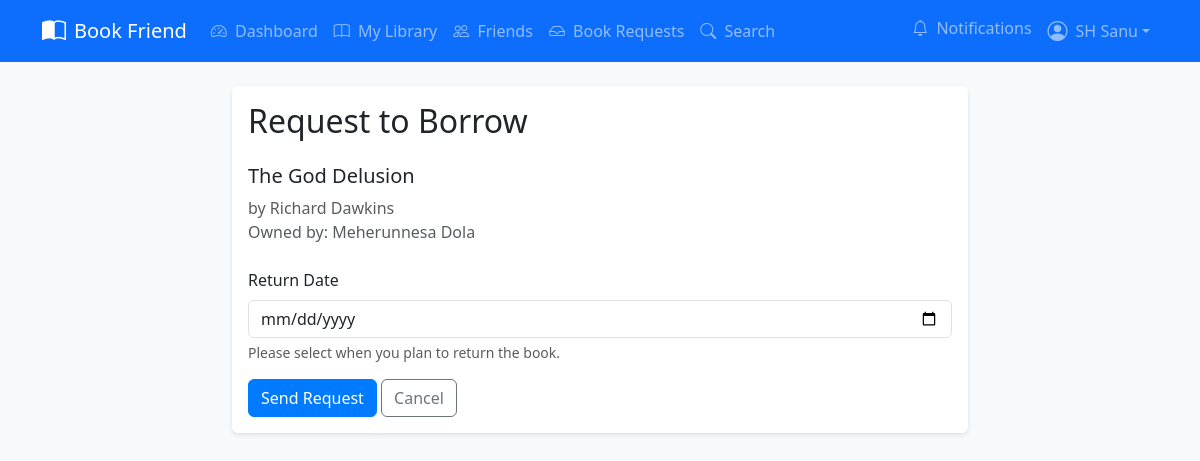
Screenshot of /books/3/request/ (signed in) with the database file from the repository.
### Core/models.py (models this page shows, shortened)
class Book(models.Model):
    CONDITION_CHOICES = [
        ('new', 'New'),
        ('like_new', 'Like New'),
        ('good', 'Good'),
        ('fair', 'Fair'),
        ('poor', 'Poor'),
    ]
    owner = models.ForeignKey(User, on_delete=models.CASCADE)
    title = models.CharField(max_length=200)
    author = models.CharField(max_length=200)
    genre = models.CharField(max_length=100)
    condition = models.CharField(max_length=20, choices=CONDITION_CHOICES)
    cover_image = models.ImageField(upload_to='book_covers/', blank=True)
    description = models.TextField(blank=True)
    available = models.BooleanField(default=True)
    created_at = models.DateTimeField(auto_now_add=True)

### Core/views.py (the view, shortened to what this page needs)
# urls.py: path("books/<int:book_id>/request/", views.book_request, name="book_request"),
@login_required
def book_request(request, book_id):
    book = get_object_or_404(Book, id=book_id)
    if not Friendship.objects.filter(
        (
            Q(sender=request.user, receiver=book.owner)
            | Q(sender=book.owner, receiver=request.user)
        ),
        status="accepted",
    ).exists():
        messages.error(
            request, "You must be friends with the book owner to request books."
        )
        return redirect("core:library", username=book.owner.username)
    if BookRequest.has_pending_request(book, request.user):
        messages.error(request, "You have already requested this book.")
        return redirect(request.META.get('HTTP_REFERER', 'core:dashboard'))
    return render(request, "core/books/request_form.html", {"book": book})

### Core/context_processors.py (called while the page is built)
def notification_count(request):
    if request.user.is_authenticated:
        unread_count = Notification.objects.filter(user=request.user, read=False).count()
        return {'unread_notifications': unread_count}
    return {'unread_notifications': 0}

### Core/models.py (called while the page is built)
    @staticmethod
    def has_pending_request(book, user):
        return BookRequest.objects.filter(book=book, borrower=user, status='pending').exists()

### templates/core/books/request_form.html (shortened to what this page needs)
{% extends 'core/base.html' %}
{% load crispy_forms_tags %}
{% load static %}
{% block content %}
<div class="container">
    <div class="row justify-content-center">
        <div class="col-md-8">
            <div class="card">
                <div class="card-body">
                    <h2 class="card-title mb-4">Request to Borrow</h2>
                    <div class="mb-4">
                        <h5>{{ book.title }}</h5>
                        <p class="text-muted">
                            by {{ book.author }}<br>
                            Owned by: {{ book.owner.get_full_name }}
                        </p>
                    </div>
                    <form method="post">
                        <div class="mb-3">
                            <label for="return_date" class="form-label">Return Date</label>
                            <input type="date" class="form-control" id="return_date" name="return_date" required>
                            <div class="form-text">Please select when you plan to return the book.</div>
                        </div>
                        <div class="mt-3">
                            <button type="submit" class="btn btn-primary">Send Request</button>
                            <a href="{% url 'core:library' username=book.owner.username %}" class="btn btn-outline-secondary">Cancel</a>
                        </div>
                    </form>
                </div>
            </div>
        </div>
    </div>
</div>
{% endblock %}

### templates/core/includes/navbar.html (shortened to what this page needs)
<nav class="navbar navbar-expand-lg navbar-dark bg-primary">
    <div class="container">
      <a class="navbar-brand d-flex align-items-center" href="{% url 'core:landing' %}">
        <i class="bi bi-book-half me-2 fs-4"></i>
        Book Friend
      </a>
      <div class="collapse navbar-collapse" id="navbarNav">
        {% if user.is_authenticated %}
          <ul class="navbar-nav me-auto">
            <li class="nav-item">
              <a class="nav-link" href="{% url 'core:dashboard' %}">
                <i class="bi bi-speedometer2 me-1"></i> Dashboard
              </a>
            </li>
            <li class="nav-item">
              <a class="nav-link" href="{% url 'core:library' username=user.username %}">
                <i class="bi bi-book me-1"></i> My Library
              </a>
            </li>
            <li class="nav-item">
              <a class="nav-link" href="{% url 'core:friends_list' %}">
                <i class="bi bi-people me-1"></i> Friends
              </a>
            </li>
            <li class="nav-item">
              <a class="nav-link" href="{% url 'core:book_requests' %}">
                <i class="bi bi-inbox me-1"></i> Book Requests
              </a>
            </li>
            <li class="nav-item">
              <a class="nav-link" href="{% url 'core:search' %}">
                <i class="bi bi-search me-1"></i> Search
              </a>
            </li>
          </ul>
          <ul class="navbar-nav">
            <li class="nav-item">
              <a class="nav-link position-relative" href="{% url 'core:notifications' %}">
                <i class="bi bi-bell me-1"></i> Notifications
              </a>
            </li>
            <li class="nav-item dropdown">
              <a
                class="nav-link dropdown-toggle d-flex align-items-center"
                href="#"
                role="button"
                data-bs-toggle="dropdown"
                aria-expanded="false"
              >
                <i class="bi bi-person-circle fs-5 me-2"></i>
                {{ user.get_full_name }}
              </a>
            </li>
          </ul>
        {% endif %}
      </div>
    </div>
  </nav>

### static/core/css/style.css (style rules this page uses)
body { background-color: #f8f9fa; }
.card { box-shadow: 0 2px 4px rgba(0,0,0,0.1); border: none; }
.btn-primary { background-color: #007bff; border-color: #007bff; }

### rows the page displays
Book: title "The God Delusion", author "Richard Dawkins", owner.get_full_name "Meherunnesa Dola"

### other values shown
{{ user.get_full_name }} "SH Sanu"
